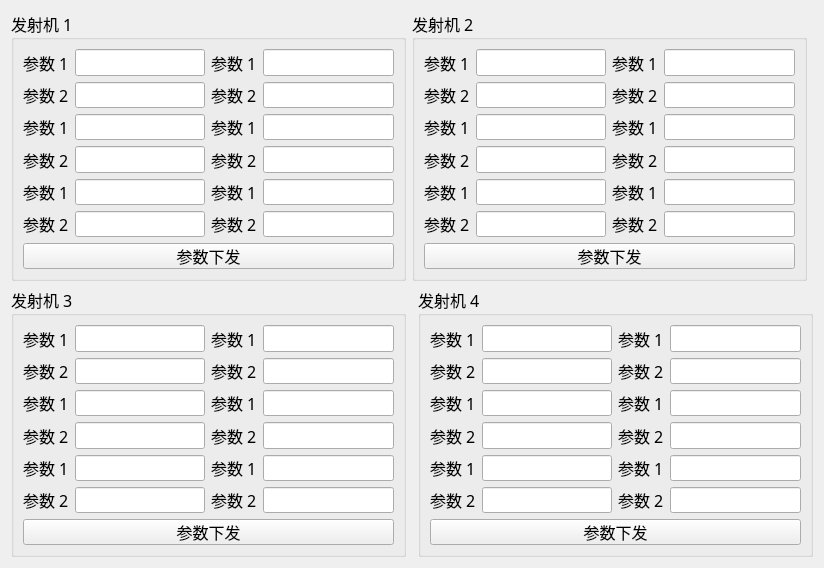
    <widget class="QWidget" name="tab_2">
     <attribute name="title">
      <string>参数设置</string>
     </attribute>
     <layout class="QGridLayout" name="gridLayout_10">
      <item row="0" column="0">
       <widget class="QGroupBox" name="Tx1GroupBox_2">
        <property name="minimumSize">
         <size>
          <width>395</width>
          <height>270</height>
         </size>
        </property>
        <property name="maximumSize">
         <size>
          <width>395</width>
          <height>270</height>
         </size>
        </property>
        <property name="font">
         <font>
          <family>隶书</family>
          <pointsize>12</pointsize>
         </font>
        </property>
        <property name="title">
         <string>发射机 1</string>
        </property>
        <layout class="QGridLayout" name="gridLayout_6">
         <item row="0" column="0">
          <widget class="QLabel" name="label">
           <property name="text">
            <string>参数 1</string>
           </property>
          </widget>
         </item>
         <item row="0" column="1">
          <widget class="QLineEdit" name="lineEdit"/>
         </item>
         <item row="0" column="2">
          <widget class="QLabel" name="label_3">
           <property name="text">
            <string>参数 1</string>
           </property>
          </widget>
         </item>
         <item row="0" column="3">
          <widget class="QLineEdit" name="lineEdit_3"/>
         </item>
         <item row="1" column="0">
          <widget class="QLabel" name="label_2">
           <property name="text">
            <string>参数 2</string>
           </property>
          </widget>
         </item>
         <item row="1" column="1">
          <widget class="QLineEdit" name="lineEdit_2"/>
         </item>
         <item row="1" column="2">
          <widget class="QLabel" name="label_4">
           <property name="text">
            <string>参数 2</string>
           </property>
          </widget>
         </item>
         <item row="1" column="3">
          <widget class="QLineEdit" name="lineEdit_4"/>
         </item>
         <item row="2" column="0">
          <widget class="QLabel" name="label_5">
           <property name="text">
            <string>参数 1</string>
           </property>
          </widget>
         </item>
         <item row="2" column="1">
          <widget class="QLineEdit" name="lineEdit_5"/>
         </item>
         <item row="2" column="2">
          <widget class="QLabel" name="label_7">
           <property name="text">
            <string>参数 1</string>
           </property>
          </widget>
         </item>
         <item row="2" column="3">
          <widget class="QLineEdit" name="lineEdit_7"/>
         </item>
         <item row="3" column="0">
          <widget class="QLabel" name="label_6">
           <property name="text">
            <string>参数 2</string>
           </property>
          </widget>
         </item>
         <item row="3" column="1">
          <widget class="QLineEdit" name="lineEdit_6"/>
         </item>
         <item row="3" column="2">
          <widget class="QLabel" name="label_8">
           <property name="text">
            <string>参数 2</string>
           </property>
          </widget>
         </item>
         <item row="3" column="3">
          <widget class="QLineEdit" name="lineEdit_8"/>
         </item>
         <item row="4" column="0">
          <widget class="QLabel" name="label_9">
           <property name="text">
            <string>参数 1</string>
           </property>
          </widget>
         </item>
         <item row="4" column="1">
          <widget class="QLineEdit" name="lineEdit_9"/>
         </item>
         <item row="4" column="2">
          <widget class="QLabel" name="label_11">
           <property name="text">
            <string>参数 1</string>
           </property>
          </widget>
         </item>
         <item row="4" column="3">
          <widget class="QLineEdit" name="lineEdit_11"/>
         </item>
         <item row="5" column="0">
          <widget class="QLabel" name="label_10">
           <property name="text">
            <string>参数 2</string>
           </property>
          </widget>
         </item>
         <item row="5" column="1">
          <widget class="QLineEdit" name="lineEdit_10"/>
         </item>
         <item row="5" column="2">
          <widget class="QLabel" name="label_12">
           <property name="text">
            <string>参数 2</string>
           </property>
          </widget>
         </item>
         <item row="5" column="3">
          <widget class="QLineEdit" name="lineEdit_12"/>
         </item>
         <item row="6" column="0" colspan="4">
          <widget class="QPushButton" name="pushButton">
           <property name="text">
            <string>参数下发</string>
           </property>
          </widget>
         </item>
        </layout>
       </widget>
      </item>
      <item row="0" column="1" colspan="2">
       <widget class="QGroupBox" name="Tx1GroupBox_3">
        <property name="minimumSize">
         <size>
          <width>395</width>
          <height>270</height>
         </size>
        </property>
        <property name="maximumSize">
         <size>
          <width>395</width>
          <height>270</height>
         </size>
        </property>
        <property name="font">
         <font>
          <family>隶书</family>
          <pointsize>12</pointsize>
         </font>
        </property>
        <property name="title">
         <string>发射机 2</string>
        </property>
        <layout class="QGridLayout" name="gridLayout_7">
         <item row="0" column="0">
          <widget class="QLabel" name="label_13">
           <property name="text">
            <string>参数 1</string>
           </property>
          </widget>
         </item>
         <item row="0" column="1">
          <widget class="QLineEdit" name="lineEdit_13"/>
         </item>
         <item row="0" column="2">
          <widget class="QLabel" name="label_14">
           <property name="text">
            <string>参数 1</string>
           </property>
          </widget>
         </item>
         <item row="0" column="3">
          <widget class="QLineEdit" name="lineEdit_14"/>
         </item>
         <item row="1" column="0">
          <widget class="QLabel" name="label_15">
           <property name="text">
            <string>参数 2</string>
           </property>
          </widget>
         </item>
         <item row="1" column="1">
          <widget class="QLineEdit" name="lineEdit_15"/>
         </item>
         <item row="1" column="2">
          <widget class="QLabel" name="label_16">
           <property name="text">
            <string>参数 2</string>
           </property>
          </widget>
         </item>
         <item row="1" column="3">
          <widget class="QLineEdit" name="lineEdit_16"/>
         </item>
         <item row="2" column="0">
          <widget class="QLabel" name="label_17">
           <property name="text">
            <string>参数 1</string>
           </property>
          </widget>
         </item>
         <item row="2" column="1">
          <widget class="QLineEdit" name="lineEdit_17"/>
         </item>
         <item row="2" column="2">
          <widget class="QLabel" name="label_18">
           <property name="text">
            <string>参数 1</string>
           </property>
          </widget>
         </item>
         <item row="2" column="3">
          <widget class="QLineEdit" name="lineEdit_18"/>
         </item>
         <item row="3" column="0">
          <widget class="QLabel" name="label_19">
           <property name="text">
            <string>参数 2</string>
           </property>
          </widget>
         </item>
         <item row="3" column="1">
          <widget class="QLineEdit" name="lineEdit_19"/>
         </item>
         <item row="3" column="2">
          <widget class="QLabel" name="label_20">
           <property name="text">
            <string>参数 2</string>
           </property>
          </widget>
         </item>
         <item row="3" column="3">
          <widget class="QLineEdit" name="lineEdit_20"/>
         </item>
         <item row="4" column="0">
          <widget class="QLabel" name="label_21">
           <property name="text">
            <string>参数 1</string>
           </property>
          </widget>
         </item>
         <item row="4" column="1">
          <widget class="QLineEdit" name="lineEdit_21"/>
         </item>
         <item row="4" column="2">
          <widget class="QLabel" name="label_22">
           <property name="text">
            <string>参数 1</string>
           </property>
          </widget>
         </item>
         <item row="4" column="3">
          <widget class="QLineEdit" name="lineEdit_22"/>
         </item>
         <item row="5" column="0">
          <widget class="QLabel" name="label_23">
           <property name="text">
            <string>参数 2</string>
           </property>
          </widget>
         </item>
         <item row="5" column="1">
          <widget class="QLineEdit" name="lineEdit_23"/>
         </item>
         <item row="5" column="2">
          <widget class="QLabel" name="label_24">
           <property name="text">
            <string>参数 2</string>
           </property>
          </widget>
         </item>
         <item row="5" column="3">
          <widget class="QLineEdit" name="lineEdit_24"/>
         </item>
         <item row="6" column="0" colspan="4">
          <widget class="QPushButton" name="pushButton_2">
           <property name="text">
            <string>参数下发</string>
           </property>
          </widget>
         </item>
        </layout>
       </widget>
      </item>
      <item row="1" column="0" colspan="2">
       <widget class="QGroupBox" name="Tx1GroupBox_4">
        <property name="minimumSize">
         <size>
          <width>395</width>
          <height>270</height>
         </size>
        </property>
        <property name="maximumSize">
         <size>
          <width>395</width>
          <height>270</height>
         </size>
        </property>
        <property name="font">
         <font>
          <family>隶书</family>
          <pointsize>12</pointsize>
         </font>
        </property>
        <property name="title">
         <string>发射机 3</string>
        </property>
        <layout class="QGridLayout" name="gridLayout_8">
         <item row="0" column="0">
          <widget class="QLabel" name="label_25">
           <property name="text">
            <string>参数 1</string>
           </property>
          </widget>
         </item>
         <item row="0" column="1">
          <widget class="QLineEdit" name="lineEdit_25"/>
         </item>
         <item row="0" column="2">
          <widget class="QLabel" name="label_26">
           <property name="text">
            <string>参数 1</string>
           </property>
          </widget>
         </item>
         <item row="0" column="3">
          <widget class="QLineEdit" name="lineEdit_26"/>
         </item>
         <item row="1" column="0">
          <widget class="QLabel" name="label_27">
           <property name="text">
            <string>参数 2</string>
           </property>
          </widget>
         </item>
         <item row="1" column="1">
          <widget class="QLineEdit" name="lineEdit_27"/>
         </item>
         <item row="1" column="2">
          <widget class="QLabel" name="label_28">
           <property name="text">
            <string>参数 2</string>
           </property>
          </widget>
         </item>
         <item row="1" column="3">
          <widget class="QLineEdit" name="lineEdit_28"/>
         </item>
         <item row="2" column="0">
          <widget class="QLabel" name="label_29">
           <property name="text">
            <string>参数 1</string>
           </property>
          </widget>
         </item>
         <item row="2" column="1">
          <widget class="QLineEdit" name="lineEdit_29"/>
         </item>
         <item row="2" column="2">
          <widget class="QLabel" name="label_30">
           <property name="text">
            <string>参数 1</string>
           </property>
          </widget>
         </item>
         <item row="2" column="3">
          <widget class="QLineEdit" name="lineEdit_30"/>
         </item>
         <item row="3" column="0">
          <widget class="QLabel" name="label_31">
           <property name="text">
            <string>参数 2</string>
           </property>
          </widget>
         </item>
         <item row="3" column="1">
          <widget class="QLineEdit" name="lineEdit_31"/>
         </item>
         <item row="3" column="2">
          <widget class="QLabel" name="label_32">
           <property name="text">
            <string>参数 2</string>
           </property>
          </widget>
         </item>
         <item row="3" column="3">
          <widget class="QLineEdit" name="lineEdit_32"/>
         </item>
         <item row="4" column="0">
          <widget class="QLabel" name="label_33">
           <property name="text">
            <string>参数 1</string>
           </property>
          </widget>
         </item>
         <item row="4" column="1">
          <widget class="QLineEdit" name="lineEdit_33"/>
         </item>
         <item row="4" column="2">
          <widget class="QLabel" name="label_34">
           <property name="text">
            <string>参数 1</string>
           </property>
          </widget>
         </item>
         <item row="4" column="3">
          <widget class="QLineEdit" name="lineEdit_34"/>
         </item>
         <item row="5" column="0">
          <widget class="QLabel" name="label_35">
           <property name="text">
            <string>参数 2</string>
           </property>
          </widget>
         </item>
         <item row="5" column="1">
          <widget class="QLineEdit" name="lineEdit_35"/>
         </item>
         <item row="5" column="2">
          <widget class="QLabel" name="label_36">
           <property name="text">
            <string>参数 2</string>
           </property>
          </widget>
         </item>
         <item row="5" column="3">
          <widget class="QLineEdit" name="lineEdit_36"/>
         </item>
         <item row="6" column="0" colspan="4">
          <widget class="QPushButton" name="pushButton_3">
           <property name="text">
            <string>参数下发</string>
           </property>
          </widget>
         </item>
        </layout>
       </widget>
      </item>
      <item row="1" column="2">
       <widget class="QGroupBox" name="Tx1GroupBox_5">
        <property name="minimumSize">
         <size>
          <width>395</width>
          <height>270</height>
         </size>
        </property>
        <property name="maximumSize">
         <size>
          <width>395</width>
          <height>270</height>
         </size>
        </property>
        <property name="font">
         <font>
          <family>隶书</family>
          <pointsize>12</pointsize>
         </font>
        </property>
        <property name="title">
         <string>发射机 4</string>
        </property>
        <layout class="QGridLayout" name="gridLayout_9">
         <item row="0" column="0">
          <widget class="QLabel" name="label_37">
           <property name="text">
            <string>参数 1</string>
           </property>
          </widget>
         </item>
         <item row="0" column="1">
          <widget class="QLineEdit" name="lineEdit_37"/>
         </item>
         <item row="0" column="2">
          <widget class="QLabel" name="label_38">
           <property name="text">
            <string>参数 1</string>
           </property>
          </widget>
         </item>
         <item row="0" column="3">
          <widget class="QLineEdit" name="lineEdit_38"/>
         </item>
         <item row="1" column="0">
          <widget class="QLabel" name="label_39">
           <property name="text">
            <string>参数 2</string>
           </property>
          </widget>
         </item>
         <item row="1" column="1">
          <widget class="QLineEdit" name="lineEdit_39"/>
         </item>
         <item row="1" column="2">
          <widget class="QLabel" name="label_40">
           <property name="text">
            <string>参数 2</string>
           </property>
          </widget>
         </item>
         <item row="1" column="3">
          <widget class="QLineEdit" name="lineEdit_40"/>
         </item>
         <item row="2" column="0">
          <widget class="QLabel" name="label_41">
           <property name="text">
            <string>参数 1</string>
           </property>
          </widget>
         </item>
         <item row="2" column="1">
          <widget class="QLineEdit" name="lineEdit_41"/>
         </item>
         <item row="2" column="2">
          <widget class="QLabel" name="label_42">
           <property name="text">
            <string>参数 1</string>
           </property>
          </widget>
         </item>
         <item row="2" column="3">
          <widget class="QLineEdit" name="lineEdit_42"/>
         </item>
         <item row="3" column="0">
          <widget class="QLabel" name="label_43">
           <property name="text">
            <string>参数 2</string>
           </property>
          </widget>
         </item>
         <item row="3" column="1">
          <widget class="QLineEdit" name="lineEdit_43"/>
         </item>
         <item row="3" column="2">
          <widget class="QLabel" name="label_44">
           <property name="text">
            <string>参数 2</string>
           </property>
          </widget>
         </item>
         <item row="3" column="3">
          <widget class="QLineEdit" name="lineEdit_44"/>
         </item>
         <item row="4" column="0">
          <widget class="QLabel" name="label_45">
           <property name="text">
            <string>参数 1</string>
           </property>
          </widget>
         </item>
         <item row="4" column="1">
          <widget class="QLineEdit" name="lineEdit_45"/>
         </item>
         <item row="4" column="2">
          <widget class="QLabel" name="label_46">
           <property name="text">
            <string>参数 1</string>
           </property>
          </widget>
         </item>
         <item row="4" column="3">
          <widget class="QLineEdit" name="lineEdit_46"/>
         </item>
         <item row="5" column="0">
          <widget class="QLabel" name="label_47">
           <property name="text">
            <string>参数 2</string>
           </property>
          </widget>
         </item>
         <item row="5" column="1">
          <widget class="QLineEdit" name="lineEdit_47"/>
         </item>
         <item row="5" column="2">
          <widget class="QLabel" name="label_48">
           <property name="text">
            <string>参数 2</string>
           </property>
          </widget>
         </item>
         <item row="5" column="3">
          <widget class="QLineEdit" name="lineEdit_48"/>
         </item>
         <item row="6" column="0" colspan="4">
          <widget class="QPushButton" name="pushButton_4">
           <property name="text">
            <string>参数下发</string>
           </property>
          </widget>
         </item>
        </layout>
       </widget>
      </item>
     </layout>
    </widget>
